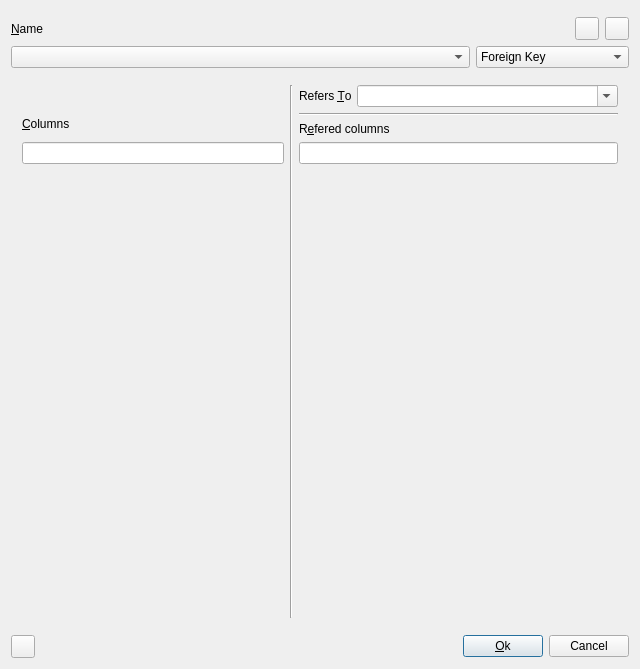
<ui version="4.0" >
 <class>toBrowserConstraintUI</class>
 <widget class="QDialog" name="toBrowserConstraintUI" >
  <property name="geometry" >
   <rect>
    <x>0</x>
    <y>0</y>
    <width>640</width>
    <height>669</height>
   </rect>
  </property>
  <property name="windowTitle" >
   <string>Constraint info</string>
  </property>
  <layout class="QGridLayout" >
   <property name="leftMargin" >
    <number>11</number>
   </property>
   <property name="topMargin" >
    <number>11</number>
   </property>
   <property name="rightMargin" >
    <number>11</number>
   </property>
   <property name="bottomMargin" >
    <number>11</number>
   </property>
   <property name="horizontalSpacing" >
    <number>6</number>
   </property>
   <property name="verticalSpacing" >
    <number>6</number>
   </property>
   <item row="2" column="0" colspan="4" >
    <layout class="QHBoxLayout" >
     <item>
      <widget class="QComboBox" name="Name" >
       <property name="sizePolicy" >
        <sizepolicy vsizetype="Fixed" hsizetype="Minimum" >
         <horstretch>3</horstretch>
         <verstretch>0</verstretch>
        </sizepolicy>
       </property>
      </widget>
     </item>
     <item>
      <widget class="QComboBox" name="Type" >
       <property name="sizePolicy" >
        <sizepolicy vsizetype="Fixed" hsizetype="Minimum" >
         <horstretch>1</horstretch>
         <verstretch>0</verstretch>
        </sizepolicy>
       </property>
       <item>
        <property name="text" >
         <string>Foreign Key</string>
        </property>
       </item>
       <item>
        <property name="text" >
         <string>Check</string>
        </property>
       </item>
       <item>
        <property name="text" >
         <string>Unique Primary Key</string>
        </property>
       </item>
      </widget>
     </item>
    </layout>
   </item>
   <item row="4" column="1" >
    <spacer>
     <property name="orientation" >
      <enum>Qt::Horizontal</enum>
     </property>
     <property name="sizeType" >
      <enum>QSizePolicy::Expanding</enum>
     </property>
     <property name="sizeHint" >
      <size>
       <width>20</width>
       <height>20</height>
      </size>
     </property>
    </spacer>
   </item>
   <item row="1" column="0" colspan="4" >
    <layout class="QHBoxLayout" >
     <item>
      <widget class="QLabel" name="TextLabel1" >
       <property name="sizePolicy" >
        <sizepolicy vsizetype="Preferred" hsizetype="Expanding" >
         <horstretch>0</horstretch>
         <verstretch>0</verstretch>
        </sizepolicy>
       </property>
       <property name="text" >
        <string>&amp;Name</string>
       </property>
       <property name="wordWrap" >
        <bool>false</bool>
       </property>
       <property name="buddy" >
        <cstring>Name</cstring>
       </property>
      </widget>
     </item>
     <item>
      <widget class="QToolButton" name="AddButton" >
       <property name="text" >
        <string/>
       </property>
      </widget>
     </item>
     <item>
      <widget class="QToolButton" name="DeleteButton" >
       <property name="text" >
        <string/>
       </property>
      </widget>
     </item>
    </layout>
   </item>
   <item row="4" column="3" >
    <widget class="QPushButton" name="PushButton2" >
     <property name="text" >
      <string>Cancel</string>
     </property>
    </widget>
   </item>
   <item row="3" column="0" colspan="4" >
    <widget class="QStackedWidget" name="WidgetStack" >
     <property name="sizePolicy" >
      <sizepolicy vsizetype="Expanding" hsizetype="Preferred" >
       <horstretch>0</horstretch>
       <verstretch>0</verstretch>
      </sizepolicy>
     </property>
     <widget class="QWidget" name="ReferentialPage" >
      <layout class="QGridLayout" >
       <item rowspan="2" row="1" column="0" >
        <widget class="QLabel" name="TextLabel3" >
         <property name="sizePolicy" >
          <sizepolicy vsizetype="Fixed" hsizetype="Expanding" >
           <horstretch>0</horstretch>
           <verstretch>0</verstretch>
          </sizepolicy>
         </property>
         <property name="text" >
          <string>&amp;Columns</string>
         </property>
         <property name="wordWrap" >
          <bool>false</bool>
         </property>
         <property name="buddy" >
          <cstring>SourceColumns</cstring>
         </property>
        </widget>
       </item>
       <item row="3" column="0" >
        <widget class="QLineEdit" name="SourceColumns" />
       </item>
       <item row="4" column="0" >
        <widget class="toResultCols" native="1" name="SourceColList" >
         <property name="sizePolicy" >
          <sizepolicy vsizetype="Expanding" hsizetype="Fixed" >
           <horstretch>0</horstretch>
           <verstretch>0</verstretch>
          </sizepolicy>
         </property>
         <property name="focusPolicy" >
          <enum>Qt::StrongFocus</enum>
         </property>
        </widget>
       </item>
       <item row="2" column="2" colspan="2" >
        <widget class="QLabel" name="TextLabel5" >
         <property name="sizePolicy" >
          <sizepolicy vsizetype="Fixed" hsizetype="Expanding" >
           <horstretch>0</horstretch>
           <verstretch>0</verstretch>
          </sizepolicy>
         </property>
         <property name="text" >
          <string>R&amp;efered columns</string>
         </property>
         <property name="wordWrap" >
          <bool>false</bool>
         </property>
         <property name="buddy" >
          <cstring>ReferedColumns</cstring>
         </property>
        </widget>
       </item>
       <item row="3" column="2" colspan="2" >
        <widget class="QLineEdit" name="ReferedColumns" />
       </item>
       <item row="4" column="2" colspan="2" >
        <widget class="toResultCols" native="1" name="ReferColList" >
         <property name="sizePolicy" >
          <sizepolicy vsizetype="Expanding" hsizetype="Fixed" >
           <horstretch>0</horstretch>
           <verstretch>0</verstretch>
          </sizepolicy>
         </property>
         <property name="focusPolicy" >
          <enum>Qt::StrongFocus</enum>
         </property>
        </widget>
       </item>
       <item row="1" column="2" colspan="2" >
        <widget class="Line" name="Line3" >
         <property name="frameShape" >
          <enum>QFrame::HLine</enum>
         </property>
         <property name="frameShadow" >
          <enum>QFrame::Sunken</enum>
         </property>
        </widget>
       </item>
       <item rowspan="5" row="0" column="1" >
        <widget class="Line" name="Line1" >
         <property name="frameShape" >
          <enum>QFrame::VLine</enum>
         </property>
         <property name="frameShadow" >
          <enum>QFrame::Sunken</enum>
         </property>
        </widget>
       </item>
       <item row="0" column="3" >
        <widget class="QComboBox" name="ReferTable" >
         <property name="sizePolicy" >
          <sizepolicy vsizetype="Fixed" hsizetype="Expanding" >
           <horstretch>0</horstretch>
           <verstretch>0</verstretch>
          </sizepolicy>
         </property>
         <property name="editable" >
          <bool>true</bool>
         </property>
        </widget>
       </item>
       <item row="0" column="2" >
        <widget class="QLabel" name="TextLabel4" >
         <property name="sizePolicy" >
          <sizepolicy vsizetype="Minimum" hsizetype="Preferred" >
           <horstretch>0</horstretch>
           <verstretch>0</verstretch>
          </sizepolicy>
         </property>
         <property name="text" >
          <string>Refers &amp;To</string>
         </property>
         <property name="wordWrap" >
          <bool>false</bool>
         </property>
         <property name="buddy" >
          <cstring>ReferTable</cstring>
         </property>
        </widget>
       </item>
      </layout>
     </widget>
     <widget class="QWidget" name="PrimaryPage" >
      <layout class="QVBoxLayout" >
       <item>
        <widget class="QGroupBox" name="UniqueType" >
         <property name="sizePolicy" >
          <sizepolicy vsizetype="Maximum" hsizetype="Preferred" >
           <horstretch>0</horstretch>
           <verstretch>0</verstretch>
          </sizepolicy>
         </property>
         <property name="title" >
          <string>&amp;Type</string>
         </property>
         <layout class="QGridLayout" >
          <property name="leftMargin" >
           <number>11</number>
          </property>
          <property name="topMargin" >
           <number>11</number>
          </property>
          <property name="rightMargin" >
           <number>11</number>
          </property>
          <property name="bottomMargin" >
           <number>11</number>
          </property>
          <property name="horizontalSpacing" >
           <number>6</number>
          </property>
          <property name="verticalSpacing" >
           <number>6</number>
          </property>
          <item row="0" column="0" >
           <widget class="QRadioButton" name="Primary" >
            <property name="text" >
             <string>Primary key</string>
            </property>
            <property name="checked" >
             <bool>true</bool>
            </property>
           </widget>
          </item>
          <item row="0" column="1" >
           <widget class="QRadioButton" name="Unique" >
            <property name="text" >
             <string>Unique</string>
            </property>
           </widget>
          </item>
         </layout>
        </widget>
       </item>
       <item>
        <widget class="QLabel" name="TextLabel2" >
         <property name="text" >
          <string>&amp;Columns</string>
         </property>
         <property name="wordWrap" >
          <bool>false</bool>
         </property>
         <property name="buddy" >
          <cstring>UniqueCols</cstring>
         </property>
        </widget>
       </item>
       <item>
        <widget class="QLineEdit" name="UniqueCols" />
       </item>
       <item>
        <widget class="toResultCols" native="1" name="UniqueColList" >
         <property name="sizePolicy" >
          <sizepolicy vsizetype="Expanding" hsizetype="Preferred" >
           <horstretch>0</horstretch>
           <verstretch>0</verstretch>
          </sizepolicy>
         </property>
         <property name="focusPolicy" >
          <enum>Qt::StrongFocus</enum>
         </property>
        </widget>
       </item>
      </layout>
     </widget>
     <widget class="QWidget" name="CheckPage" >
      <layout class="QGridLayout" >
       <item row="2" column="0" >
        <widget class="QLabel" name="TextLabel2_2" >
         <property name="text" >
          <string>C&amp;ondition</string>
         </property>
         <property name="wordWrap" >
          <bool>false</bool>
         </property>
         <property name="buddy" >
          <cstring>CheckCondition</cstring>
         </property>
        </widget>
       </item>
       <item row="0" column="0" >
        <widget class="QLabel" name="TextLabel6" >
         <property name="text" >
          <string>&amp;Column</string>
         </property>
         <property name="wordWrap" >
          <bool>false</bool>
         </property>
         <property name="buddy" >
          <cstring>CheckColumn</cstring>
         </property>
        </widget>
       </item>
       <item row="3" column="0" >
        <widget class="QLineEdit" name="CheckCondition" />
       </item>
       <item row="1" column="0" >
        <widget class="toResultCols" native="1" name="CheckColumn" >
         <property name="sizePolicy" >
          <sizepolicy vsizetype="Expanding" hsizetype="Preferred" >
           <horstretch>0</horstretch>
           <verstretch>0</verstretch>
          </sizepolicy>
         </property>
         <property name="focusPolicy" >
          <enum>Qt::StrongFocus</enum>
         </property>
        </widget>
       </item>
      </layout>
     </widget>
    </widget>
   </item>
   <item row="4" column="2" >
    <widget class="QPushButton" name="ApplyButton" >
     <property name="text" >
      <string>&amp;Ok</string>
     </property>
     <property name="default" >
      <bool>true</bool>
     </property>
    </widget>
   </item>
   <item row="4" column="0" >
    <widget class="QToolButton" name="ToolButton1" >
     <property name="focusPolicy" >
      <enum>Qt::StrongFocus</enum>
     </property>
     <property name="toolTip" >
      <string>Display SQL to create this constraint</string>
     </property>
     <property name="text" >
      <string/>
     </property>
    </widget>
   </item>
   <item row="0" column="0" colspan="4" >
    <widget class="toTableSelect" native="1" name="TableSelect" />
   </item>
  </layout>
 </widget>
 <layoutdefault spacing="6" margin="11" />
 <customwidgets>
  <customwidget>
   <class>toResultCols</class>
   <extends>QWidget</extends>
   <header>core/toresultcols.h</header>
  </customwidget>
  <customwidget>
   <class>toTableSelect</class>
   <extends>QWidget</extends>
   <header>core/totableselect.h</header>
  </customwidget>
 </customwidgets>
 <tabstops>
  <tabstop>Name</tabstop>
  <tabstop>ReferTable</tabstop>
  <tabstop>SourceColumns</tabstop>
  <tabstop>ReferedColumns</tabstop>
  <tabstop>SourceColList</tabstop>
  <tabstop>ReferColList</tabstop>
  <tabstop>Primary</tabstop>
  <tabstop>UniqueCols</tabstop>
  <tabstop>UniqueColList</tabstop>
  <tabstop>CheckColumn</tabstop>
  <tabstop>CheckCondition</tabstop>
  <tabstop>ToolButton1</tabstop>
  <tabstop>ApplyButton</tabstop>
  <tabstop>PushButton2</tabstop>
 </tabstops>
 <includes>
  <include location="local">core/toresultcols.h</include>
  <include location="local">core/totableselect.h</include>
 </includes>
 <resources/>
 <connections>
  <connection>
   <sender>ToolButton1</sender>
   <signal>clicked()</signal>
   <receiver>toBrowserConstraintUI</receiver>
   <slot>displaySQL()</slot>
   <hints>
    <hint type="sourcelabel" >
     <x>20</x>
     <y>20</y>
    </hint>
    <hint type="destinationlabel" >
     <x>20</x>
     <y>20</y>
    </hint>
   </hints>
  </connection>
  <connection>
   <sender>PushButton2</sender>
   <signal>clicked()</signal>
   <receiver>toBrowserConstraintUI</receiver>
   <slot>reject()</slot>
   <hints>
    <hint type="sourcelabel" >
     <x>20</x>
     <y>20</y>
    </hint>
    <hint type="destinationlabel" >
     <x>20</x>
     <y>20</y>
    </hint>
   </hints>
  </connection>
  <connection>
   <sender>ApplyButton</sender>
   <signal>clicked()</signal>
   <receiver>toBrowserConstraintUI</receiver>
   <slot>accept()</slot>
   <hints>
    <hint type="sourcelabel" >
     <x>20</x>
     <y>20</y>
    </hint>
    <hint type="destinationlabel" >
     <x>20</x>
     <y>20</y>
    </hint>
   </hints>
  </connection>
  <connection>
   <sender>Name</sender>
   <signal>activated(int)</signal>
   <receiver>toBrowserConstraintUI</receiver>
   <slot>changeConstraint()</slot>
   <hints>
    <hint type="sourcelabel" >
     <x>20</x>
     <y>20</y>
    </hint>
    <hint type="destinationlabel" >
     <x>20</x>
     <y>20</y>
    </hint>
   </hints>
  </connection>
  <connection>
   <sender>AddButton</sender>
   <signal>clicked()</signal>
   <receiver>toBrowserConstraintUI</receiver>
   <slot>addConstraint()</slot>
   <hints>
    <hint type="sourcelabel" >
     <x>20</x>
     <y>20</y>
    </hint>
    <hint type="destinationlabel" >
     <x>20</x>
     <y>20</y>
    </hint>
   </hints>
  </connection>
  <connection>
   <sender>DeleteButton</sender>
   <signal>clicked()</signal>
   <receiver>toBrowserConstraintUI</receiver>
   <slot>delConstraint()</slot>
   <hints>
    <hint type="sourcelabel" >
     <x>20</x>
     <y>20</y>
    </hint>
    <hint type="destinationlabel" >
     <x>20</x>
     <y>20</y>
    </hint>
   </hints>
  </connection>
  <connection>
   <sender>ReferTable</sender>
   <signal>activated(QString)</signal>
   <receiver>toBrowserConstraintUI</receiver>
   <slot>changeRefered()</slot>
   <hints>
    <hint type="sourcelabel" >
     <x>20</x>
     <y>20</y>
    </hint>
    <hint type="destinationlabel" >
     <x>20</x>
     <y>20</y>
    </hint>
   </hints>
  </connection>
  <connection>
   <sender>Type</sender>
   <signal>activated(int)</signal>
   <receiver>toBrowserConstraintUI</receiver>
   <slot>changeType(int)</slot>
   <hints>
    <hint type="sourcelabel" >
     <x>20</x>
     <y>20</y>
    </hint>
    <hint type="destinationlabel" >
     <x>20</x>
     <y>20</y>
    </hint>
   </hints>
  </connection>
 </connections>
</ui>
